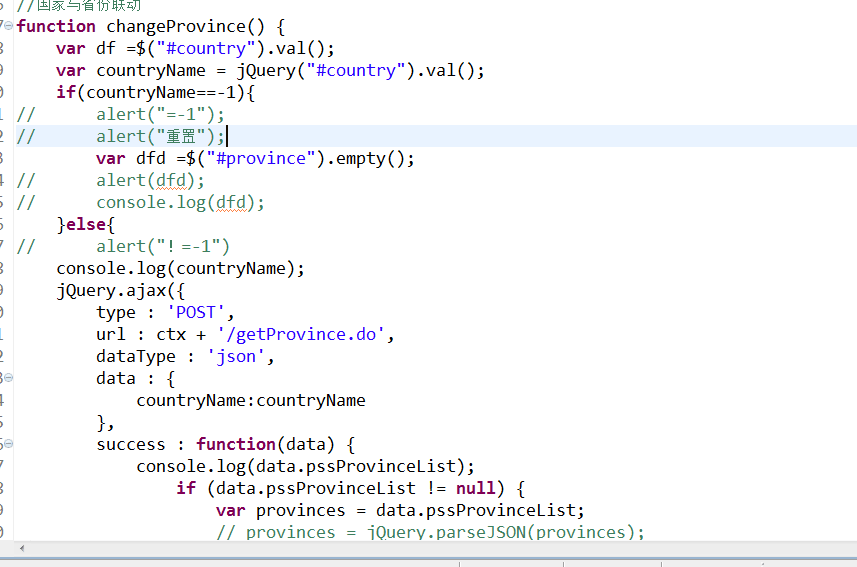
#> input picture pil/20160825144524.png, 857 x 567 px
$ python use_pil.py
#> lines starting #> are read from the running program, lines starting #| are printed output that depends on the picture
#!/usr/bin/env python3
# -*- coding: utf-8 -*-
from PIL import Image

im = Image.open('20160825144524.png')
#> im is the input picture: PIL image 857x567 P; mean R, G, B 245.7, 246.1, 247.5
w, h = im.size
#> w = 857; h = 567
print('size: %sx%s' % (w, h))
#| size: 857x567

im.thumbnail((w//2, h//2))
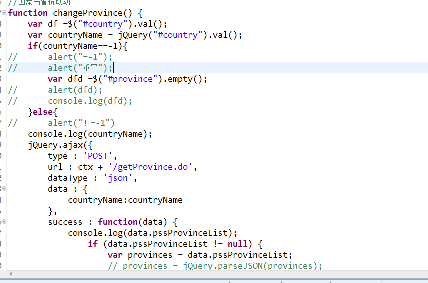
#> im: PIL image 428x283 P; mean R, G, B 244.9, 245, 246.1
print('Resize iamge to %sx%s' % (w//2,h//2))
#| Resize iamge to 428x283
im.save('th.png', 'png')
